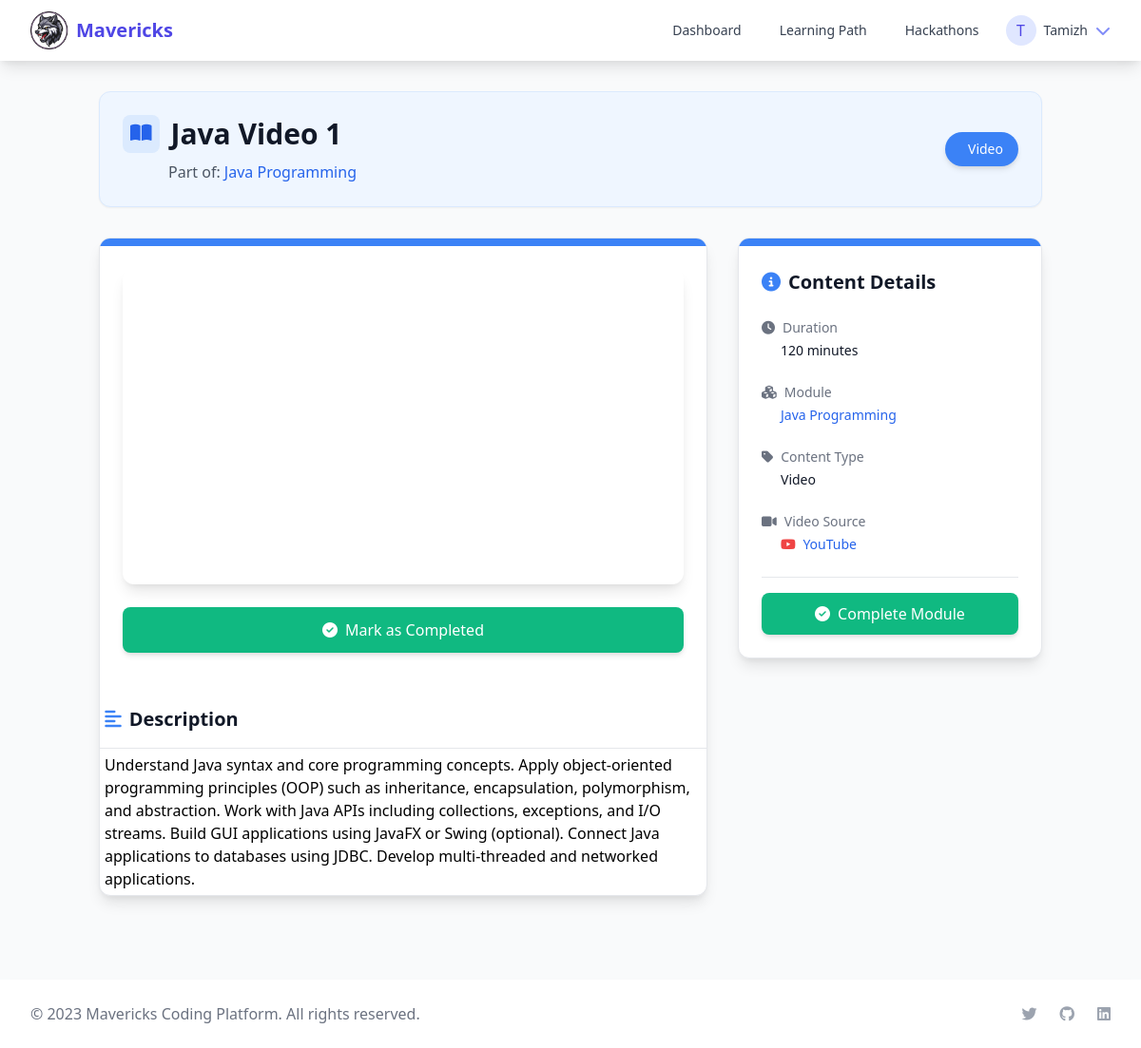
The page /content/7/ (signed in) on the database its author committed.
### myapp/models.py (models this page shows, shortened)
class CustomUser(AbstractUser):
    email = models.EmailField(unique=True)
    is_admin = models.BooleanField(default=False)
    profile_picture = models.ImageField(upload_to='profile_pics/', null=True, blank=True)
    bio = models.TextField(blank=True)
    total_xp = models.PositiveIntegerField(default=0)
    is_verified = models.BooleanField(default=False)
    verification_token = models.UUIDField(default=uuid.uuid4, editable=False)
    token_created_at = models.DateTimeField(auto_now_add=True, null=True)
    username = models.CharField(max_length=150, unique=False)
    USERNAME_FIELD = 'email'
    REQUIRED_FIELDS = ['username']  # username is still required for creation

class ModuleContent(models.Model):
    CONTENT_TYPES = (
        ('video', 'Video'),
        ('pdf', 'PDF'),
        ('quiz', 'Quiz'),
        ('assignment', 'Assignment'),
    )
    module = models.ForeignKey('Module', on_delete=models.CASCADE, related_name='contents')
    title = models.CharField(max_length=200)
    content_type = models.CharField(max_length=20, choices=CONTENT_TYPES)
    video_url = models.URLField(blank=True, null=True)
    pdf_file = models.FileField(upload_to='module_pdfs/', blank=True, null=True)
    quiz_file = models.FileField(upload_to='quiz_csvs/', blank=True, null=True, help_text='Upload CSV file for quiz questions.')
    content_text = models.TextField(blank=True)
    duration_minutes = models.PositiveIntegerField(default=0)
    order = models.PositiveIntegerField(default=0)
    is_required = models.BooleanField(default=True)
    class Meta:
        ordering = ['order']
        indexes = [
            models.Index(fields=['module', 'order']),
        ]
    def is_youtube_video(self):
        if not self.video_url:
            return False
        return any(domain in self.video_url for domain in ['youtube.com', 'youtu.be'])
    def get_video_embed_url(self):
        if not self.video_url:
            return None
        try:
            url = self.video_url
            if self.is_youtube_video():
                if 'youtu.be' in url:
                    video_id = url.split('/')[-1].split('?')[0]
                elif 'embed' in url:
                    return url.split('?')[0]
                else:
                    match = re.search(r'(?:v=|/v/)([a-zA-Z0-9_-]{11})', url)
                    if match:
                        video_id = match.group(1)
                    else:
                        return None
                if len(video_id) == 11 and all(c.isalnum() or c in ['-', '_'] for c in video_id):
                    return f'https://www.youtube.com/embed/{video_id}'
                return None
            else:
                return url  # fallback for other direct URLs (e.g., mp4)
        except Exception as e:
            print(f"Error processing video URL: {e}")
            return None

class Module(models.Model):
    DIFFICULTY_LEVELS = (
        ('beginner', 'Beginner'),
        ('intermediate', 'Intermediate'),
        ('advanced', 'Advanced'),
    )
    name = models.CharField(max_length=100)
    description = models.TextField()
    estimated_time = models.CharField(max_length=50)
    difficulty = models.CharField(max_length=20, choices=DIFFICULTY_LEVELS)
    thumbnail = models.ImageField(upload_to='module_thumbnails/', null=True, blank=True)
    created_at = models.DateTimeField(auto_now_add=True)
    xp_reward = models.PositiveIntegerField(default=100)  # Experience points for completing

### myapp/views.py (the view, shortened to what this page needs)
# urls.py: path('content/<int:content_id>/', views.content_detail, name='content_detail'),
@login_required
def content_detail(request, content_id):
    content = get_object_or_404(ModuleContent, id=content_id)
    completed = ModuleCompletion.objects.filter(
        user=request.user,
        content=content,
        is_completed=True,
    ).exists()
    embed_url = content.get_video_embed_url()
    quiz_questions = []
    quiz_taken = False
    user_quiz_answers = {}
    attempt = None
    user_assignment_submission = None
    pdf_url = None
    pdf_exists = False
    pdf_size = None
    context = {
        'content': content,
        'module': content.module,
        'completed': completed,
        'embed_url': embed_url,
        'quiz_questions': quiz_questions,
        'quiz_taken': quiz_taken,
        'user_quiz_answers': user_quiz_answers,
        'attempt': attempt,
        'user_assignment_submission': user_assignment_submission,
        'pdf_exists': pdf_exists,
        'pdf_size': pdf_size,
         'pdf_url': pdf_url,  # Add this
    }
    return render(request, 'user/content_detail.html', context)

### myapp/templatetags/content_filters.py (called while the page is built)
@register.filter
def content_type_icon(content_type):
    if content_type == 'video':
        return 'fa-video'
    elif content_type == 'article':
        return 'fa-file-text'
    elif content_type == 'image':
        return 'fa-image'
    else:
        return 'fa-file'

### myapp/templates/user/content_detail.html (shortened to what this page needs)
{% extends "base.html" %}
{% load static %}
{% load custom_filters %}
{% load content_filters %}
{% block content %}
<div class="container mx-auto px-4 py-8">
  <div class="flex flex-col md:flex-row justify-between items-start md:items-center mb-8 bg-blue-50 rounded-xl p-6 shadow-sm border border-blue-100">
    <div>
      <div class="flex items-center mb-2">
        <span class="bg-blue-100 p-2 rounded-lg mr-3">
          <i class="fas fa-book-open text-blue-600 text-xl"></i>
        </span>
        <h1 class="text-3xl font-bold text-gray-900">
          {{ content.title }}
        </h1>
      </div>
      <p class="text-gray-600 ml-12">
        Part of: <a href="{% url 'module_detail' module.id %}" class="text-blue-600 hover:underline font-medium">{{ module.name }}</a>
      </p>
    </div>
    <div class="mt-4 md:mt-0">
      <span class="inline-flex items-center px-4 py-2 rounded-full text-sm font-medium bg-blue-500 text-white shadow-md">
        {{ content.content_type|title }}
      </span>
    </div>
  </div>
  <div class="flex flex-col md:flex-row gap-8">
    <div class="md:w-2/3">
      <div class="bg-white rounded-xl shadow-lg overflow-hidden mb-6 border border-gray-200">
        {% if content.content_type == 'video' %}
          <div class="p-1 bg-blue-500"></div>
          <div class="p-6">
            {% if embed_url %}
              <div class="relative overflow-hidden rounded-xl shadow-lg" style="padding-top: 56.25%;">
                <iframe src="{{ embed_url }}" frameborder="0"
                        allow="accelerometer; autoplay; clipboard-write; encrypted-media; gyroscope; picture-in-picture"
                        allowfullscreen
                        class="absolute top-0 left-0 w-full h-full">
                </iframe>
              </div>
            {% endif %}
            <form method="POST" action="{% url 'mark_content_as_read' content.id %}">
              {% if not completed %}
                <button type="submit" class="mt-6 w-full bg-green-500 hover:bg-green-600 text-white font-medium py-3 px-6 rounded-lg shadow-md hover:shadow-lg transition-all duration-200 flex items-center justify-center">
                  <i class="fas fa-check-circle mr-2"></i> Mark as Completed
                </button>
              {% else %}
                <div class="mt-6 p-3 bg-green-50 border border-green-200 rounded-lg flex items-center justify-center">
                  <i class="fas fa-check-circle text-green-500 text-xl mr-3"></i>
                  <span class="text-green-800 font-medium">You've completed this content</span>
                </div>
              {% endif %}
            </form>
          </div>
        {% endif %}
        {% if content.content_text and content.content_type not in 'quiz assignment' %}
          <div class="prose max-w-none mt-8">
            <h3 class="text-xl font-semibold text-gray-900 mb-4 flex items-center">
             &nbsp; <i class="fas fa-align-left text-blue-500 mr-2"></i> Description
            </h3>
            <div class="border-t border-gray-200 pt-4" style="padding: 5px;">
              {{ content.content_text|safe }}
            </div>
          </div>
        {% endif %}
      </div>
    </div>
    <div class="md:w-1/3">
      <div class="bg-white rounded-xl shadow-lg overflow-hidden sticky top-4 border border-gray-200">
        <div class="p-1 bg-blue-500"></div>
        <div class="p-6">
          <h2 class="text-xl font-semibold text-gray-900 mb-6 flex items-center">
            <i class="fas fa-info-circle text-blue-500 mr-2"></i> Content Details
          </h2>
          <div class="space-y-6">
            <div>
              <div class="flex items-center text-sm text-gray-500 mb-1">
                <i class="fas fa-clock mr-2"></i>
                <span>Duration</span>
              </div>
              <p class="text-sm font-medium text-gray-900 ml-5">{{ content.duration_minutes }} minutes</p>
            </div>
            <div>
              <div class="flex items-center text-sm text-gray-500 mb-1">
                <i class="fas fa-cubes mr-2"></i>
                <span>Module</span>
              </div>
              <p class="text-sm font-medium text-blue-600 hover:text-blue-800 ml-5">
                <a href="{% url 'module_detail' module.id %}" class="hover:underline">{{ module.name }}</a>
              </p>
            </div>
            <div>
              <div class="flex items-center text-sm text-gray-500 mb-1">
                <i class="fas fa-tag mr-2"></i>
                <span>Content Type</span>
              </div>
              <p class="text-sm font-medium text-gray-900 ml-5 capitalize">{{ content.content_type }}</p>
            </div>
            {% if content.content_type == 'video' and content.video_url %}
              <div>
                <div class="flex items-center text-sm text-gray-500 mb-1">
                  <i class="fas fa-video mr-2"></i>
                  <span>Video Source</span>
                </div>
                <p class="text-sm font-medium text-gray-900 ml-5">
                  <a href="{{ content.video_url }}" target="_blank" rel="noopener noreferrer" class="text-blue-600 hover:underline">
                    {% if content.is_youtube_video %}
                      <i class="fab fa-youtube text-red-500 mr-1"></i> YouTube
                    {% elif content.is_vimeo_video %}
                      <i class="fab fa-vimeo-v text-blue-400 mr-1"></i> Vimeo
                    {% else %}
                      <i class="fas fa-external-link-alt mr-1"></i> External Video
                    {% endif %}
                  </a>
                </p>
              </div>
            {% endif %}
            <div class="pt-4 border-t border-gray-200">
              {% if next_content %}
                <a href="{% url 'content_detail' next_content.id %}" class="w-full inline-flex items-center justify-center bg-blue-500 hover:bg-blue-600 text-white font-medium py-2.5 px-6 rounded-lg shadow-md hover:shadow-lg transition-all duration-200">
                  Next: {{ next_content.title|truncatechars:30 }}
                  <i class="fas fa-arrow-right ml-2"></i>
                </a>
              {% else %}
                <a href="{% url 'module_detail' module.id %}" class="w-full inline-flex items-center justify-center bg-green-500 hover:bg-green-600 text-white font-medium py-2.5 px-6 rounded-lg shadow-md hover:shadow-lg transition-all duration-200">
                  <i class="fas fa-check-circle mr-2"></i> Complete Module
                </a>
              {% endif %}
            </div>
          </div>
        </div>
      </div>
    </div>
  </div>
</div>
{% endblock %}

### myapp/templates/base.html (shortened to what this page needs)
{% load static %}
<!DOCTYPE html>
<html lang="en">
<head>
    <link href="https://cdn.jsdelivr.net/npm/tailwindcss@2.2.19/dist/tailwind.min.css" rel="stylesheet">
    <link rel="stylesheet" href="https://cdnjs.cloudflare.com/ajax/libs/font-awesome/6.4.0/css/all.min.css">
    <link rel="stylesheet" href="{% static 'css/styles.css' %}">
    <link rel="stylesheet" href="{% static 'css/animations.css' %}">
</head>
<body id="ssd" class="bg-gray-50 font-poppins">
    <div class="min-h-screen flex flex-col">
        <nav class="bg-white shadow-lg">
            <div class="max-w-7xl mx-auto px-4 sm:px-6 lg:px-8">
                <div class="flex justify-between h-16">
                    <div class="flex items-center">
                        <a href="{% if request.user.is_authenticated %}{% url 'dashboard' %}{% else %}{% url 'login' %}{% endif %}" class="flex items-center">
                            <img src="{% static 'images/logo1.png' %}" alt="Mavericks Logo" class="h-10 w-auto">
                            <span class="ml-2 text-xl font-bold text-indigo-600">Mavericks</span>
                        </a>
                    </div>
                    <div class="flex items-center">
                        {% if request.user.is_authenticated %}
                        <div class="flex items-center space-x-4">
                            <a href="{% url 'dashboard' %}" class="text-gray-700 hover:text-indigo-600 px-3 py-2 rounded-md text-sm font-medium">Dashboard</a>
                            <a href="{% url 'learning_path' %}" class="text-gray-700 hover:text-indigo-600 px-3 py-2 rounded-md text-sm font-medium">Learning Path</a>
                            <a href="{% url 'hackathon' %}" class="text-gray-700 hover:text-indigo-600 px-3 py-2 rounded-md text-sm font-medium">Hackathons</a>
                            <div class="relative">
                              <button id="user-menu" type="button" class="flex items-center space-x-2 focus:outline-none"
                                aria-haspopup="true" aria-expanded="false" aria-controls="user-dropdown">
                                {% if request.user.profile_picture %}
                                  <img class="h-8 w-8 rounded-full" src="{{ request.user.profile_picture.url }}" alt="Profile" />
                                {% else %}
                                  <div class="h-8 w-8 rounded-full bg-indigo-100 flex items-center justify-center">
                                    <span class="text-indigo-600 font-medium">{{ request.user.username|first|upper }}</span>
                                  </div>
                                {% endif %}
                                <span class="text-gray-700 text-sm font-medium">{{ request.user.username }}</span>
                                <i class="fas fa-chevron-down text-indigo-400 ml-1"></i>
                              </button>
                            </div>
                        </div>
                        {% endif %}
                    </div>
                </div>
            </div>
        </nav>
        <main class="flex-grow">
            {% block content %}{% endblock %}
        </main>
        <footer class="bg-white shadow-lg mt-8">
            <div class="max-w-7xl mx-auto px-4 sm:px-6 lg:px-8 py-6">
                <div class="md:flex md:items-center md:justify-between">
                    <div class="flex justify-center md:order-2 space-x-6">
                        <a href="#" class="text-gray-400 hover:text-indigo-600" aria-label="Twitter">
                            <i class="fab fa-twitter"></i>
                        </a>
                        <a href="#" class="text-gray-400 hover:text-indigo-600" aria-label="GitHub">
                            <i class="fab fa-github"></i>
                        </a>
                        <a href="#" class="text-gray-400 hover:text-indigo-600" aria-label="LinkedIn">
                            <i class="fab fa-linkedin"></i>
                        </a>
                    </div>
                    <div class="mt-8 md:mt-0 md:order-1">
                        <p class="text-center text-base text-gray-500">&copy; 2023 Mavericks Coding Platform. All rights reserved.</p>
                    </div>
                </div>
            </div>
        </footer>
    </div>
</body>
</html>

### rows shown on the page
CustomUser: user.username|first "T", user.username "Tamizh"
ModuleContent: title "Java Video 1", content_type "Video", content_text "Understand Java syntax and core programming concepts. Apply object-oriented programming principles (OOP) such as inheritance, encapsulation, polymorphism, and abstraction. Work with Java APIs including collections, exceptions, and I/O streams. Build GUI applications using JavaFX or Swing (optional). Connect Java applications to databases using JDBC. Develop multi-threaded and networked applications.", duration_minutes "120"
Module: name "Java Programming"
